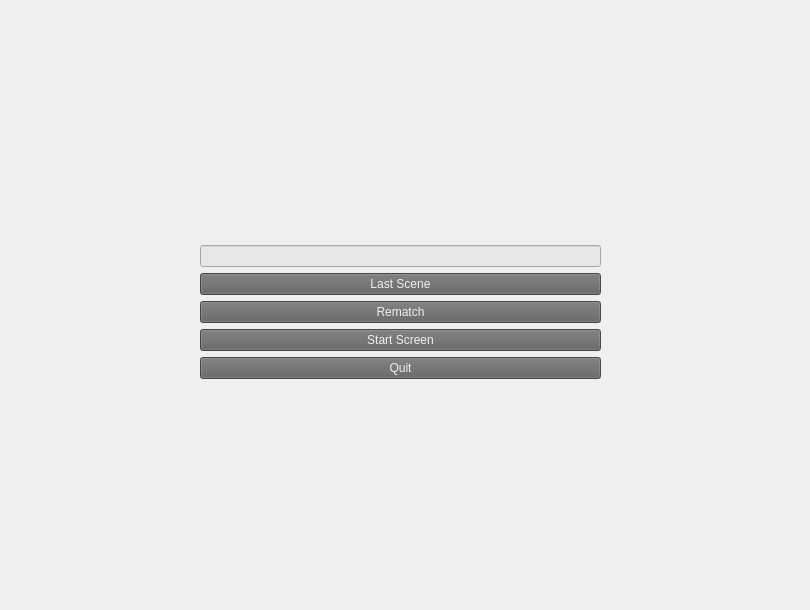
   <widget class="QWidget" name="winScreen">
    <widget class="QWidget" name="verticalLayoutWidget_3">
     <property name="geometry">
      <rect>
       <x>0</x>
       <y>0</y>
       <width>801</width>
       <height>601</height>
      </rect>
     </property>
     <layout class="QVBoxLayout" name="verticalLayout_3">
      <item>
       <spacer name="verticalSpacer_2">
        <property name="orientation">
         <enum>Qt::Vertical</enum>
        </property>
        <property name="sizeType">
         <enum>QSizePolicy::Maximum</enum>
        </property>
        <property name="sizeHint" stdset="0">
         <size>
          <width>20</width>
          <height>2</height>
         </size>
        </property>
       </spacer>
      </item>
      <item>
       <layout class="QHBoxLayout" name="horizontalLayout_9">
        <item>
         <spacer name="horizontalSpacer_8">
          <property name="orientation">
           <enum>Qt::Horizontal</enum>
          </property>
          <property name="sizeType">
           <enum>QSizePolicy::Fixed</enum>
          </property>
          <property name="sizeHint" stdset="0">
           <size>
            <width>100</width>
            <height>20</height>
           </size>
          </property>
         </spacer>
        </item>
        <item>
         <layout class="QGridLayout" name="gifLayout"/>
        </item>
        <item>
         <spacer name="horizontalSpacer_9">
          <property name="orientation">
           <enum>Qt::Horizontal</enum>
          </property>
          <property name="sizeType">
           <enum>QSizePolicy::Fixed</enum>
          </property>
          <property name="sizeHint" stdset="0">
           <size>
            <width>40</width>
            <height>20</height>
           </size>
          </property>
         </spacer>
        </item>
       </layout>
      </item>
      <item>
       <spacer name="verticalSpacer">
        <property name="orientation">
         <enum>Qt::Vertical</enum>
        </property>
        <property name="sizeType">
         <enum>QSizePolicy::Fixed</enum>
        </property>
        <property name="sizeHint" stdset="0">
         <size>
          <width>20</width>
          <height>2</height>
         </size>
        </property>
       </spacer>
      </item>
      <item>
       <layout class="QHBoxLayout" name="horizontalLayout_10">
        <item>
         <spacer name="horizontalSpacer_6">
          <property name="orientation">
           <enum>Qt::Horizontal</enum>
          </property>
          <property name="sizeType">
           <enum>QSizePolicy::Fixed</enum>
          </property>
          <property name="sizeHint" stdset="0">
           <size>
            <width>200</width>
            <height>20</height>
           </size>
          </property>
         </spacer>
        </item>
        <item>
         <layout class="QVBoxLayout" name="verticalLayout_4">
          <item>
           <widget class="QLineEdit" name="whoWon">
            <property name="styleSheet">
             <string notr="true">background-color: rgb(231, 231, 231);</string>
            </property>
           </widget>
          </item>
          <item>
           <widget class="QPushButton" name="lastSceneWin">
            <property name="styleSheet">
             <string notr="true">background-color: rgb(98, 98, 98);
color: rgb(239, 239, 239);</string>
            </property>
            <property name="text">
             <string>Last Scene</string>
            </property>
           </widget>
          </item>
          <item>
           <widget class="QPushButton" name="rematchWin">
            <property name="styleSheet">
             <string notr="true">background-color: rgb(98, 98, 98);
color: rgb(239, 239, 239);</string>
            </property>
            <property name="text">
             <string>Rematch</string>
            </property>
           </widget>
          </item>
          <item>
           <widget class="QPushButton" name="startWin">
            <property name="styleSheet">
             <string notr="true">background-color: rgb(98, 98, 98);
color: rgb(239, 239, 239);</string>
            </property>
            <property name="text">
             <string>Start Screen</string>
            </property>
           </widget>
          </item>
          <item>
           <widget class="QPushButton" name="quitWin">
            <property name="styleSheet">
             <string notr="true">background-color: rgb(98, 98, 98);
color: rgb(239, 239, 239);</string>
            </property>
            <property name="text">
             <string>Quit</string>
            </property>
           </widget>
          </item>
         </layout>
        </item>
        <item>
         <spacer name="horizontalSpacer_7">
          <property name="orientation">
           <enum>Qt::Horizontal</enum>
          </property>
          <property name="sizeType">
           <enum>QSizePolicy::Fixed</enum>
          </property>
          <property name="sizeHint" stdset="0">
           <size>
            <width>200</width>
            <height>20</height>
           </size>
          </property>
         </spacer>
        </item>
       </layout>
      </item>
     </layout>
    </widget>
   </widget>
